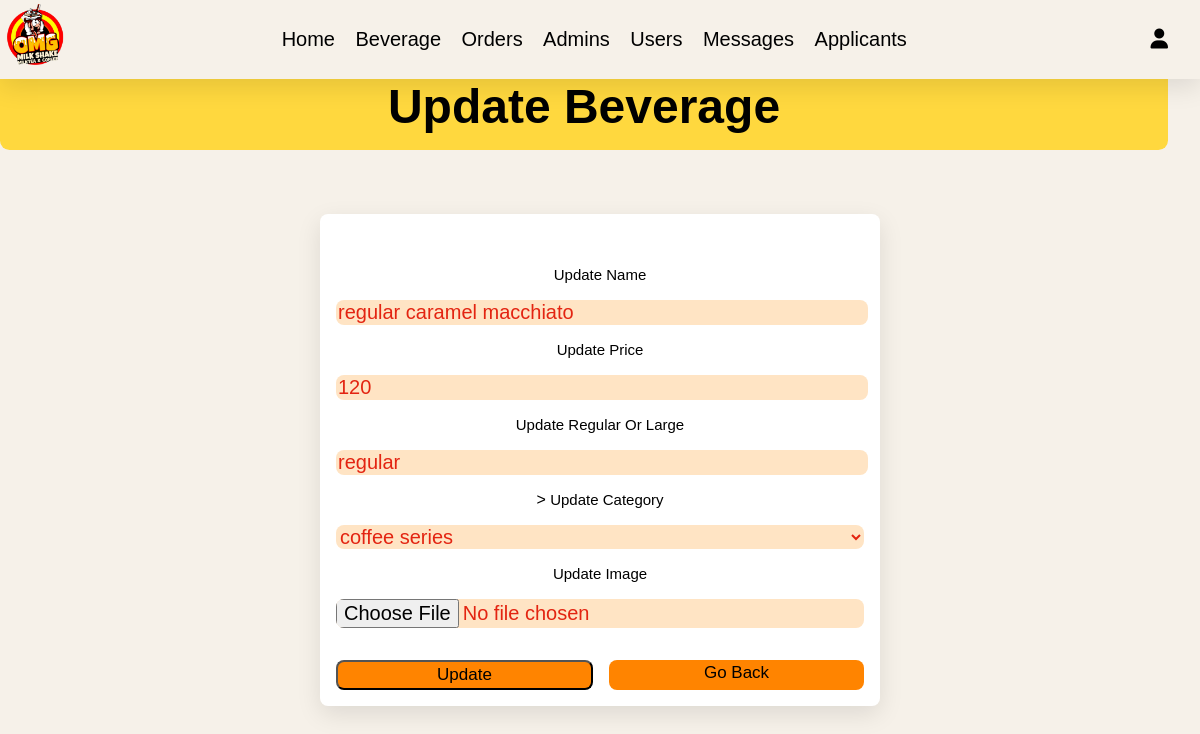
/admin/update_product.php?update=2 (signed in), run on an earlier commit of the app's database.
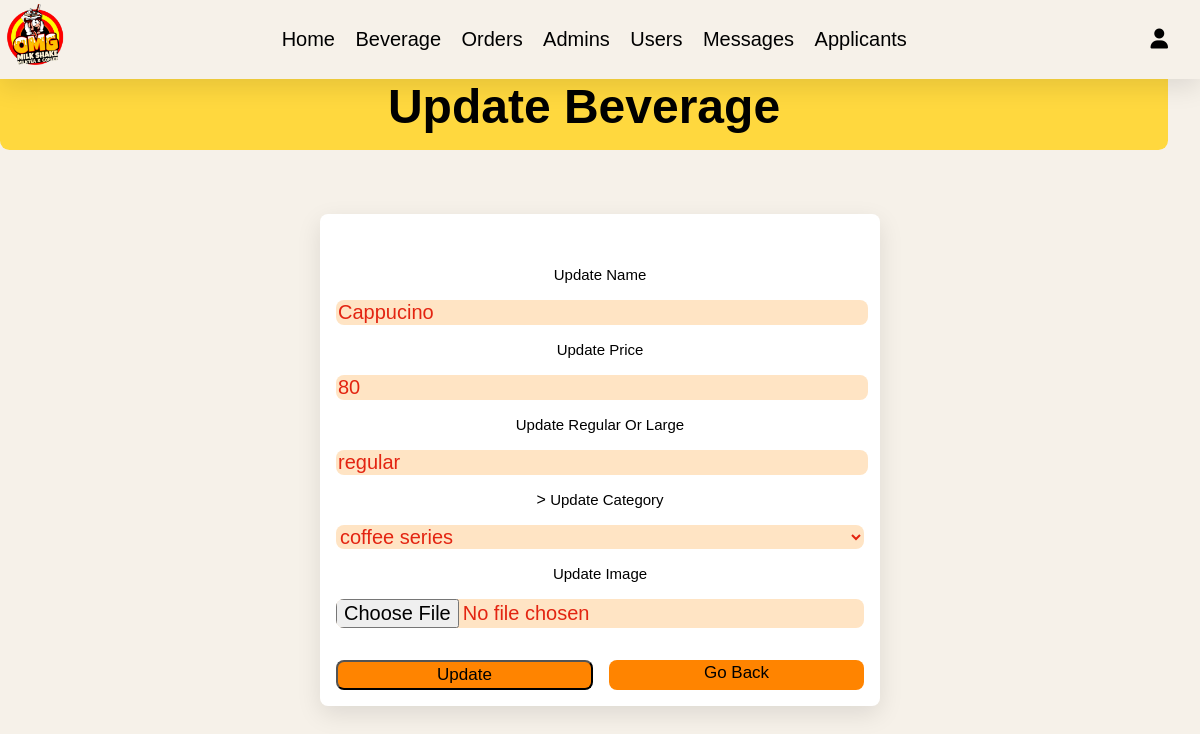
And on a later commit of the database.
### tables this page shows
CREATE TABLE `products` (
  `id` int(100) NOT NULL,
  `name` varchar(100) NOT NULL,
  `category` varchar(100) NOT NULL,
  `price` int(10) NOT NULL,
  `priceR` int(10) NOT NULL,
  `description` text NOT NULL,
  `size` varchar(50) NOT NULL DEFAULT 'Regular',
  `image` varchar(100) NOT NULL
);

### admin/update_product.php (the view, shortened to what this page needs)
<?php
include '../components/connect.php';
?>
<!DOCTYPE html>
<html lang="en">
<head>
   <link rel="stylesheet" href="https://cdnjs.cloudflare.com/ajax/libs/font-awesome/6.1.1/css/all.min.css">
   <link rel="stylesheet" href="../css/admin_style.css">
</head>
<body>
<?php include '../components/admin_header.php' ?>
<section class="add-products">
   <h1 class="heading">update beverage</h1>
   <?php
      $update_id = $_GET['update'];
      $show_products = $conn->prepare("SELECT * FROM `products` WHERE id = ?");
      $show_products->execute([$update_id]);
      if($show_products->rowCount() > 0){
         while($fetch_products = $show_products->fetch(PDO::FETCH_ASSOC)){
   ?>
   <form action="" method="POST" enctype="multipart/form-data">
      <img src="../uploaded_img/<?= $fetch_products['image']; ?>" alt=""width="300px"><br><br>
      <span style="color:black;font-size: 15px;">update name</span>
      <input type="text" required placeholder="enter beverage name" name="name" maxlength="100" class="box" value="<?= $fetch_products['name']; ?>">
      <span style="color:black;font-size: 15px;">update price </span>
      <input type="number" min="0" max="9999999999" required placeholder="enter product price" name="price" onkeypress="if(this.value.length == 10) return false;" class="box" value="<?= $fetch_products['price']; ?>">
      <span style="color:black;font-size: 15px;">update regular or large</span>
      <input type="text" min="0" max="9999999999" required placeholder="description" name="description" onkeypress="if(this.value.length == 25) return false;" class="box"value="<?= $fetch_products['description']; ?>">>
      <span style="color:black;font-size: 15px;">update category</span>
      <select name="category" class="box" required>
         <option selected value="<?= $fetch_products['category']; ?>"><?= $fetch_products['category']; ?></option>
      </select>
      <span style="color:black;font-size: 15px;">update image</span>
      <input type="file" name="image" class="box" accept="image/jpg, image/jpeg, image/png, image/webp">
      <div class="flex-btn">
         <input type="submit" value="update" class="btn" name="update">
         <a href="manage-drink.php" class="btn">go back</a>
      </div>
   </form>
   <?php
         }
      }else{
         echo '<p class="empty">no products added yet!</p>';
      }
   ?>
</section>
</body>
</html>

What changed in the data, as far as the page shows it:
changed products "coffee series": name "regular caramel macchiato" → "Cappucino"; price "120" → "80"
